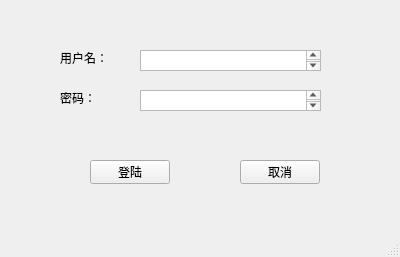
<?xml version="1.0" encoding="UTF-8"?>
<ui version="4.0">
 <class>MainWindow</class>
 <widget class="QMainWindow" name="MainWindow">
  <property name="geometry">
   <rect>
    <x>0</x>
    <y>0</y>
    <width>400</width>
    <height>257</height>
   </rect>
  </property>
  <property name="windowTitle">
   <string>MainWindow</string>
  </property>
  <widget class="QWidget" name="centralWidget">
   <widget class="QPushButton" name="pushButton">
    <property name="geometry">
     <rect>
      <x>90</x>
      <y>160</y>
      <width>80</width>
      <height>24</height>
     </rect>
    </property>
    <property name="text">
     <string>登陆</string>
    </property>
   </widget>
   <widget class="QPushButton" name="pushButton_2">
    <property name="geometry">
     <rect>
      <x>240</x>
      <y>160</y>
      <width>80</width>
      <height>24</height>
     </rect>
    </property>
    <property name="text">
     <string>取消</string>
    </property>
   </widget>
   <widget class="QPlainTextEdit" name="plainTextEdit">
    <property name="geometry">
     <rect>
      <x>140</x>
      <y>50</y>
      <width>181</width>
      <height>21</height>
     </rect>
    </property>
   </widget>
   <widget class="QPlainTextEdit" name="plainTextEdit_2">
    <property name="geometry">
     <rect>
      <x>140</x>
      <y>90</y>
      <width>181</width>
      <height>21</height>
     </rect>
    </property>
   </widget>
   <widget class="QLabel" name="label">
    <property name="geometry">
     <rect>
      <x>60</x>
      <y>50</y>
      <width>60</width>
      <height>16</height>
     </rect>
    </property>
    <property name="text">
     <string>用户名：</string>
    </property>
   </widget>
   <widget class="QLabel" name="label_2">
    <property name="geometry">
     <rect>
      <x>60</x>
      <y>90</y>
      <width>60</width>
      <height>16</height>
     </rect>
    </property>
    <property name="text">
     <string>密码：</string>
    </property>
   </widget>
  </widget>
  <widget class="QStatusBar" name="statusBar"/>
 </widget>
 <layoutdefault spacing="6" margin="11"/>
 <resources/>
 <connections/>
</ui>
